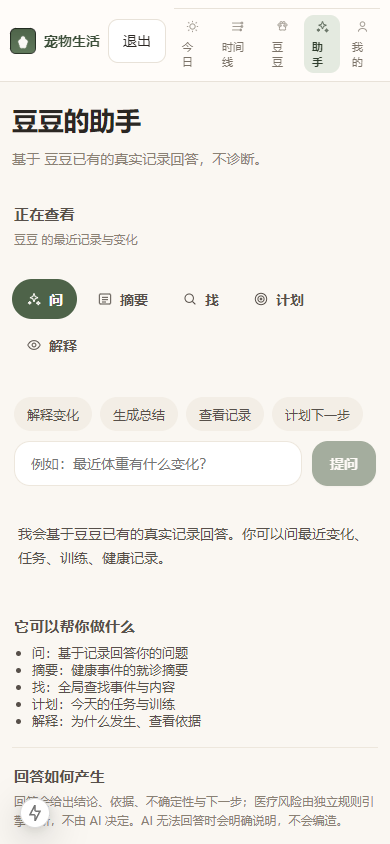
#> input picture artifacts/blind-ui/web/assistant/screenshot.png, 390 x 844 px, found by its file name
$ python contact_sheets_r4_1.py
#> lines starting #> are read from the running program, lines starting #| are printed output that depends on the picture
"""contact_sheets_r4_1 — build R4.1 human-review contact sheets (PIL montage).

Deterministic image composition only; the agent never judges these images.
Deliverables for the user's HUMAN visual review:
  - PLI_R4_1_WEB_HEROES.png / PLI_R4_1_ANDROID_HEROES.png
  - PLI_R4_VS_R4_1_WEB_HEROES.png (R4 | R4.1)
  - PLI_R3_VS_R4_VS_R4_1_{today,pet,lifeview,twinreview}.png
  - TWIN_TURNTABLE_DOU_DOU.png / TWIN_TURNTABLE_MIMI.png

Run:  .venv\\Scripts\\python.exe scripts/r2p3d-r4-1/contact_sheets_r4_1.py
"""
from __future__ import annotations

from pathlib import Path

from PIL import Image, ImageDraw

ROOT = Path(__file__).resolve().parents[2]
WEB = ROOT / "artifacts/r2p3d-r4-1/web"
AND = ROOT / "artifacts/r2p3d-r4-1/android"
R4 = ROOT / "artifacts/r2p3d-r4/web"
R3 = ROOT / "artifacts/r2p3d-r3/web"
OUT = ROOT / "artifacts/r2p3d-r4-1/contact-sheets"

THUMB = (270, 585)
LABEL_H = 24


def _open(path: Path) -> Image.Image:
    try:
        img = Image.open(path).convert("RGB")
#> img is the input picture: PIL image 390x844 RGB; mean R, G, B 241.1, 238.3, 233.3
        return img.resize(THUMB, Image.LANCZOS)
    except Exception:
        return Image.new("RGB", THUMB, (140, 140, 140))


def _label(draw: ImageDraw.ImageDraw, x: int, y: int, w: int, text: str) -> None:
    draw.rectangle([x, y, x + w, y + LABEL_H], fill=(255, 255, 255))
    draw.text((x + 8, y + 4), text, fill=(40, 38, 34))


def sheet(title: str, items: list[tuple[str, Path]], dest: Path, cols: int = 4) -> None:
    rows = (len(items) + cols - 1) // cols
    w = cols * THUMB[0]
    h = rows * (THUMB[1] + LABEL_H) + 44
    canvas = Image.new("RGB", (w, h), (240, 238, 232))
    draw = ImageDraw.Draw(canvas)
    draw.text((12, 10), title, fill=(40, 38, 34))
    for i, (name, path) in enumerate(items):
        col = i % cols
        row = i // cols
        x = col * THUMB[0]
        y = 44 + row * (THUMB[1] + LABEL_H)
        canvas.paste(_open(path), (x, y))
        _label(draw, x, y + THUMB[1], THUMB[0], name)
#> pass 3 of the loop in sheet, `for i, (name, path) in enumerate(items):`:
#> in sheet, `canvas.paste(_open(path), (x, y))`:
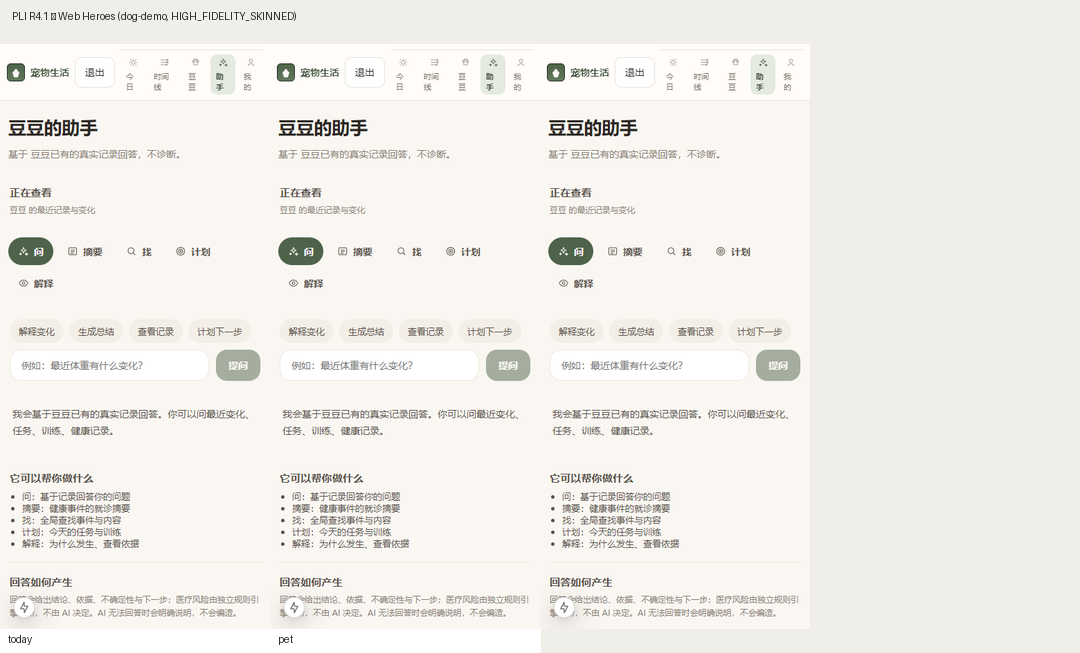
#> canvas: PIL image 1080x653 RGB; mean R, G, B 240.6, 238.2, 233
#> the loop made 4 passes; the first 3 are shown
    OUT.mkdir(parents=True, exist_ok=True)
    canvas.save(dest)
    print(f"wrote {dest.name} ({canvas.size[0]}x{canvas.size[1]})")
#| wrote PLI_R4_1_WEB_HEROES.png (1080x653)


def compare3(title: str, r3: Path, r4: Path, r41: Path, dest: Path) -> None:
    """Three-column (R3 | R4 | R4.1) comparison for one hero."""
    w = 3 * THUMB[0]
    h = THUMB[1] + LABEL_H + 44
    canvas = Image.new("RGB", (w, h), (240, 238, 232))
    draw = ImageDraw.Draw(canvas)
    draw.text((12, 10), title, fill=(40, 38, 34))
    for i, (label, p) in enumerate((("R3", r3), ("R4", r4), ("R4.1", r41))):
        x = i * THUMB[0]
        y = 44
        canvas.paste(_open(p), (x, y))
        _label(draw, x, y + THUMB[1], THUMB[0], label)
    OUT.mkdir(parents=True, exist_ok=True)
    canvas.save(dest)
    print(f"wrote {dest.name} ({canvas.size[0]}x{canvas.size[1]})")


def main() -> None:
    hero = ["today", "pet", "lifeview", "twinreview"]

    web_heroes = [(h, WEB / h / "screenshot.png") for h in hero]
    sheet("PLI R4.1 — Web Heroes (dog-demo, HIGH_FIDELITY_SKINNED)", web_heroes, OUT / "PLI_R4_1_WEB_HEROES.png")

    android_items = [(h, AND / h / "screenshot.png") for h in hero]
    android_items += [("twin_front", AND / "twinreview/twin_front.png"), ("twin_side", AND / "twinreview/twin_side.png"), ("twin_back", AND / "twinreview/twin_back.png"), ("mimi", AND / "mimi-sanity/mimi_today.png")]
    sheet("PLI R4.1 — Android Heroes (API36 AVD)", android_items, OUT / "PLI_R4_1_ANDROID_HEROES.png")
#> call 2 of sheet, with title = 'PLI R4.1 — Android Heroes (API36 AVD)', cols = 4
#> pass 3 of the loop in sheet, `for i, (name, path) in enumerate(items):`:
#> the loop made 8 passes; the first 3 are shown
#> in sheet (call 2), `canvas.save(dest)`:
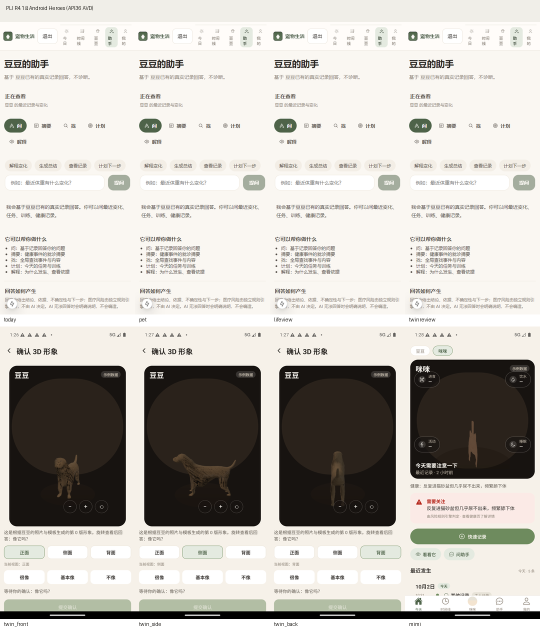
#> saved as PLI_R4_1_ANDROID_HEROES.png: PIL image 1080x1262 RGB (shown at 1/2 size); mean R, G, B 194.3, 190.9, 185.2
#| wrote PLI_R4_1_ANDROID_HEROES.png (1080x1262)

    # R4 | R4.1 (same web viewport) comparison per hero row.
    rows = len(hero)
    w = 2 * THUMB[0]
    h = rows * (THUMB[1] + LABEL_H) + 44
    canvas = Image.new("RGB", (w, h), (240, 238, 232))
#> canvas: PIL image 540x2480 RGB
    draw = ImageDraw.Draw(canvas)
    draw.text((12, 10), "PLI R4 vs R4.1 — Web Heroes", fill=(40, 38, 34))
    for i, h in enumerate(hero):
        y = 44 + i * (THUMB[1] + LABEL_H)
        canvas.paste(_open(R4 / h / "screenshot.png"), (0, y))
        _label(draw, 0, y + THUMB[1], THUMB[0], f"R4 {h}")
        canvas.paste(_open(WEB / h / "screenshot.png"), (THUMB[0], y))
#> pass 3 of the loop in main, `for i, h in enumerate(hero):`:
#> the loop made 4 passes; the first 3 are shown
        _label(draw, THUMB[0], y + THUMB[1], THUMB[0], f"R4.1 {h}")
    OUT.mkdir(parents=True, exist_ok=True)
    canvas.save(OUT / "PLI_R4_VS_R4_1_WEB_HEROES.png")
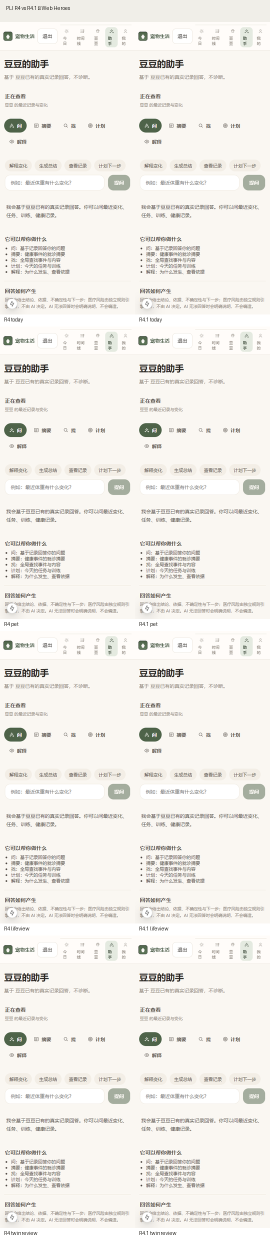
#> saved as PLI_R4_VS_R4_1_WEB_HEROES.png: PIL image 540x2480 RGB (shown at 1/2 size); mean R, G, B 241.2, 238.6, 233.8
    print("wrote PLI_R4_VS_R4_1_WEB_HEROES.png")

    for h in hero:
        compare3(
            f"PLI R3 vs R4 vs R4.1 — {h}",
            R3 / h / "screenshot.png",
            R4 / h / "screenshot.png",
            WEB / h / "screenshot.png",
            OUT / f"PLI_R3_VS_R4_VS_R4_1_{h}.png",
        )
#> in compare3, `canvas.save(dest)`:
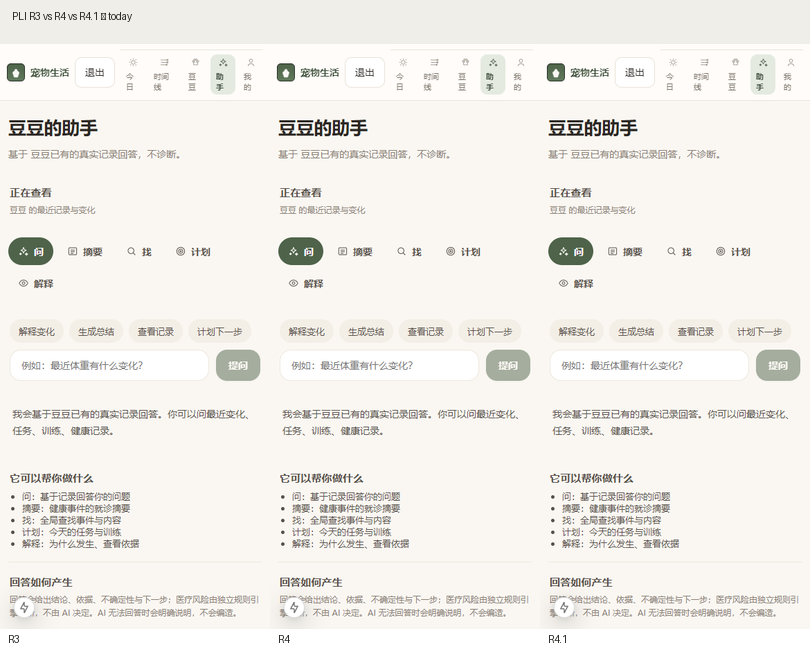
#> saved as PLI_R3_VS_R4_VS_R4_1_today.png: PIL image 810x653 RGB; mean R, G, B 241.2, 238.6, 233.7
#| wrote PLI_R3_VS_R4_VS_R4_1_today.png (810x653)
#> pass 3 of the loop in main, `for h in hero:`:
#| wrote PLI_R3_VS_R4_VS_R4_1_lifeview.png (810x653)
#> the loop made 4 passes; the first 3 are shown

    # Twin turntables (angles from real runtime captures; labelled honestly).
    doudou_angles = [
        ("front (twinreview)", AND / "twinreview/twin_front.png"),
        ("front-left (lifeview)", AND / "lifeview/lifeview_b.png"),
        ("side (twinreview)", AND / "twinreview/twin_side.png"),
        ("rear (twinreview)", AND / "twinreview/twin_back.png"),
        ("today hero (web)", WEB / "today/screenshot.png"),
    ]
    sheet("TWIN TURNTABLE — dog-demo (demo corgi-like, runtime captures)", doudou_angles, OUT / "TWIN_TURNTABLE_DOU_DOU.png", cols=5)
#> call 3 of sheet, with cols = 5
#> in sheet (call 3), `rows = (len(items) + cols - 1) // cols`: rows = 1
#> in sheet (call 3), `h = rows * (THUMB[1] + LABEL_H) + 44`: h = 653
#> in sheet (call 3), `col = i % cols`: col = 0
#> in sheet (call 3), `y = 44 + row * (THUMB[1] + LABEL_H)`: y = 44
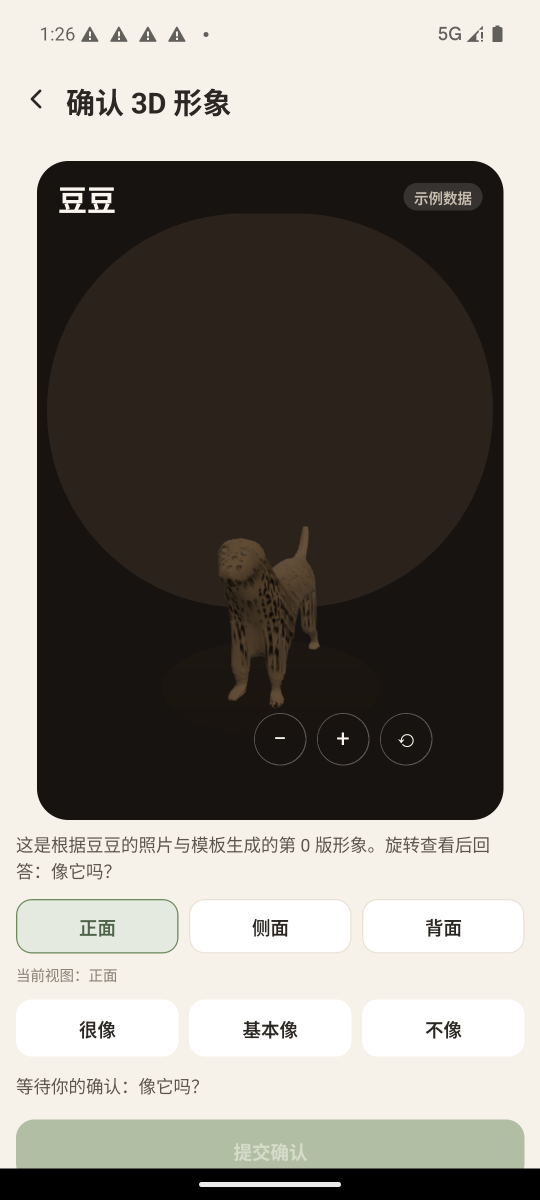
#> input picture artifacts/r2p3d-r4-1/android/twinreview/twin_front.png, 1080 x 2400 px (shown at 1/2 size)
#> in sheet (call 3), `canvas.paste(_open(path), (x, y))`:
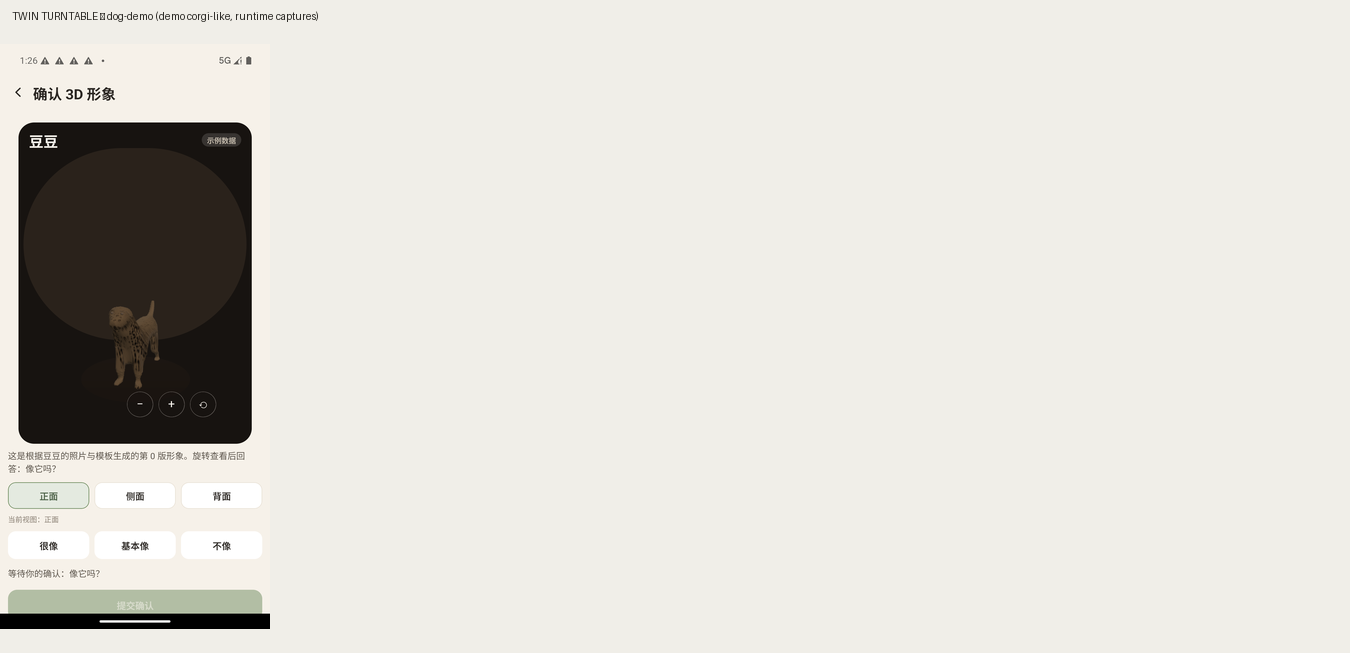
#> canvas: PIL image 1350x653 RGB; mean R, G, B 221, 218.6, 212.5
#> pass 3 of the loop in sheet, `for i, (name, path) in enumerate(items):`:
#> col = 2
#> x = 540
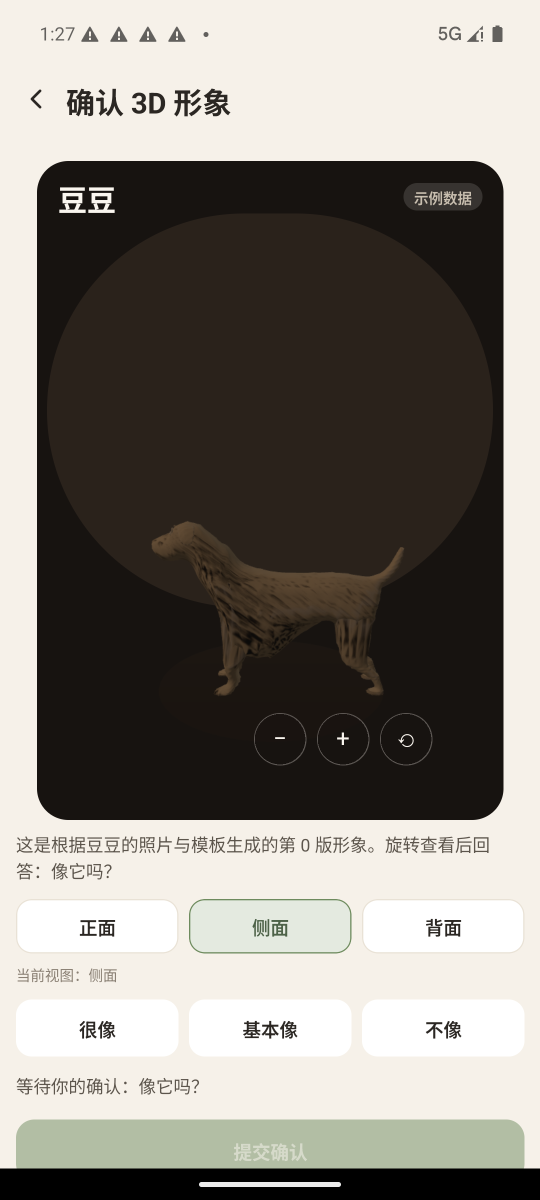
#> input picture artifacts/r2p3d-r4-1/android/twinreview/twin_side.png, 1080 x 2400 px (shown at 1/2 size)
#> in sheet (call 3), `canvas.paste(_open(path), (x, y))`:
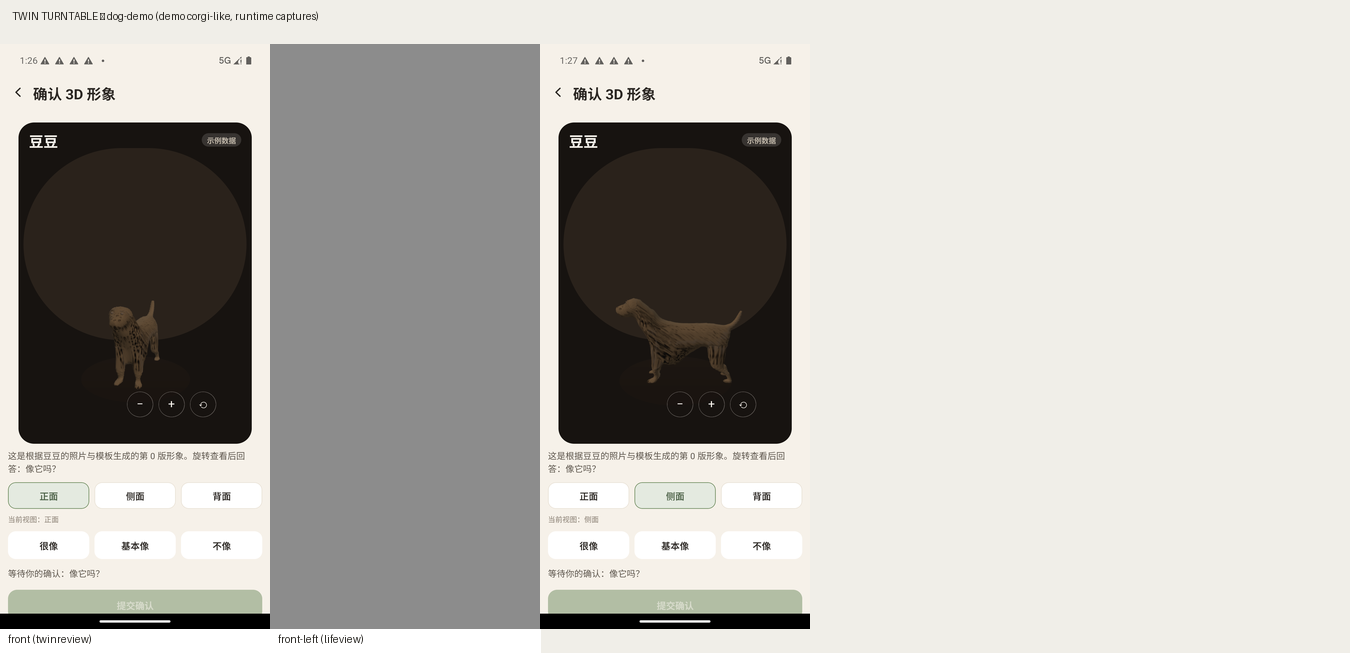
#> canvas: PIL image 1350x653 RGB; mean R, G, B 184.5, 182, 176.9
#> the loop made 5 passes; the first 3 are shown
#| wrote TWIN_TURNTABLE_DOU_DOU.png (1350x653)
    mimi_angles = [("mimi today (android)", AND / "mimi-sanity/mimi_today.png"), ("mimi today (android b)", AND / "mimi-sanity/screenshot.png")]
    sheet("TWIN TURNTABLE — cat-demo (runtime capture)", mimi_angles, OUT / "TWIN_TURNTABLE_MIMI.png")
#> call 4 of sheet, with cols = 4
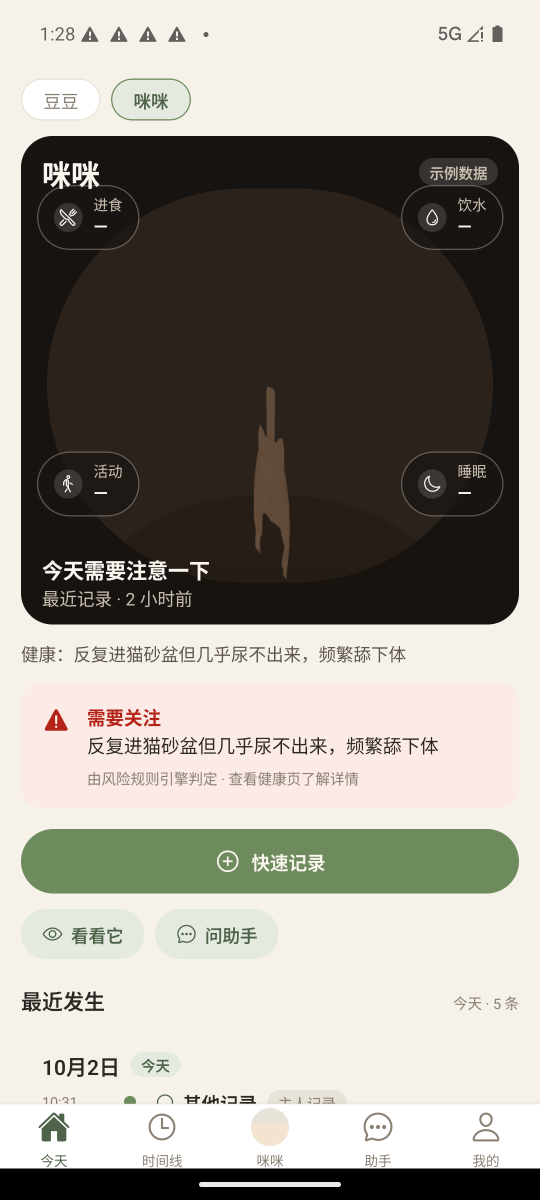
#> input picture artifacts/r2p3d-r4-1/android/mimi-sanity/mimi_today.png, 1080 x 2400 px (shown at 1/2 size)
#> in sheet (call 4), `canvas.save(dest)`:
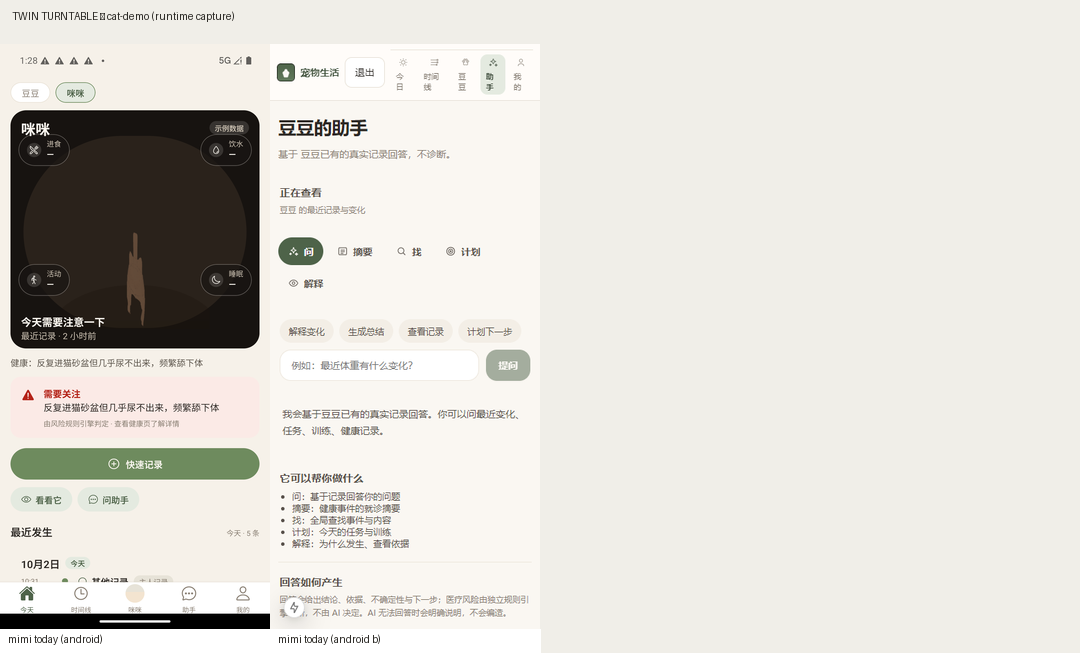
#> saved as TWIN_TURNTABLE_MIMI.png: PIL image 1080x653 RGB; mean R, G, B 220.8, 218.1, 212
#| wrote TWIN_TURNTABLE_MIMI.png (1080x653)


if __name__ == "__main__":
    main()
